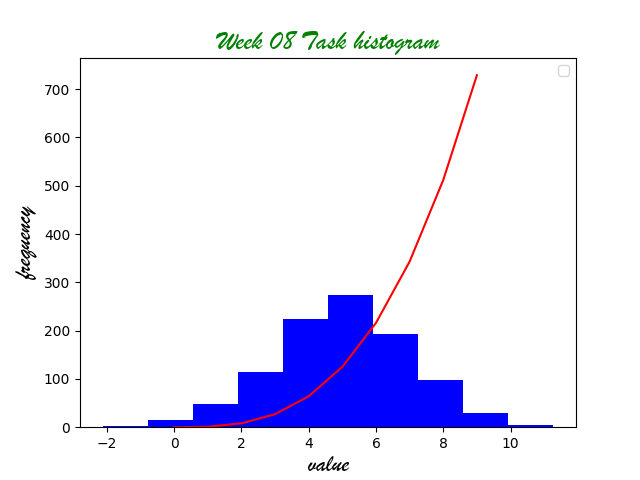

Reproduce this figure in Python.
# importing the following modules for the program
import numpy as np
import matplotlib.pyplot as plt

# Defining the function h(x) = x^3
def h(x):
    return x ** 3

#Creating an array of x values in the range 0, 10 and get y values using h(x) = x^3
x = np.array(range(0, 10))
print(x)
y = h(x)

# Creating a plot of h(x) vs. x
plt.plot(x, y, color="red")

# Generating 1000 random values from a normal distribution with mean 5 and standard deviation 2
data = np.random.normal(5, 2, 1000)

# Create a histogram
plt.hist(data, bins = 10, color = "blue")


# Add labels and a title
plt.xlabel('value',fontsize="18",font = "Brush Script MT")
plt.ylabel('frequency',fontsize="18",font = "Brush Script MT")
plt.title('Week 08 Task histogram',font = "Brush Script MT",fontsize="20",color="green")
plt.legend()
# Show both of the plots
plt.show()


  
